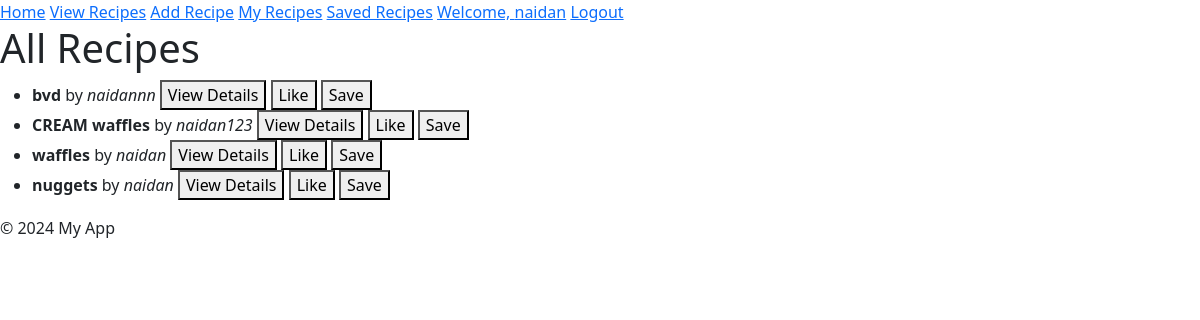
Page /view_recipes (signed in) on the earlier database version.
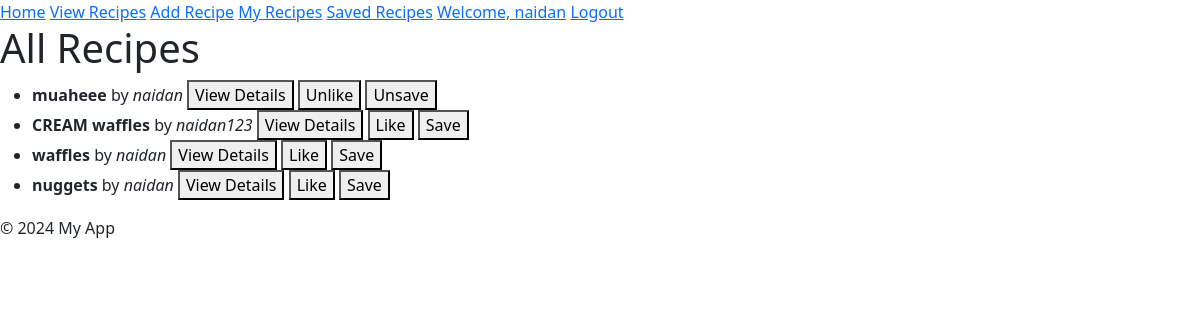
Same page on the later database version.
### app/models.py (models this page shows, shortened)
class User(db.Model,UserMixin):
    __tablename__ = 'users'
    id = db.Column(db.Integer, primary_key=True, autoincrement=True)
    username = db.Column(db.String(50), nullable=False)
    email = db.Column(db.String(100), nullable=False)
    password_hash = db.Column(db.String(255))
    created_at = db.Column(db.DateTime, default=datetime.utcnow)
    recipes = db.relationship('Recipe', back_populates='author', cascade="all, delete-orphan")
    likes = db.relationship('Like', back_populates='user', cascade="all, delete-orphan")
    saved_recipes = db.relationship('SavedRecipe', back_populates='user', cascade="all, delete-orphan")

class Recipe(db.Model):
    __tablename__ = 'recipes'
    id = db.Column(db.Integer, primary_key=True, autoincrement=True)
    user_id = db.Column(db.Integer, db.ForeignKey('users.id'), nullable=False)
    author = db.relationship('User', back_populates='recipes')
    title = db.Column(db.String(100), nullable=False)
    description = db.Column(db.Text, nullable=False)
    ingredients = db.Column(db.Text, nullable=False)
    steps = db.Column(db.Text, nullable=False)
    image_url = db.Column(db.String(255))  # Optional, we can set a default picture if anythign
    created_at = db.Column(db.DateTime, default=datetime.utcnow)
    likes = db.relationship('Like', back_populates='recipe', cascade="all, delete-orphan")
    saved_by = db.relationship('SavedRecipe', back_populates='recipe', cascade="all, delete-orphan")

### app/views.py (the view)
@app.route('/view_recipes')
def view_recipes():
    recipes = Recipe.query.order_by(Recipe.created_at.desc()).all()
    return render_template('view_recipes.html', recipes=recipes)

### app/views.py (called while the page is built)
@login_manager.user_loader
def load_user(user_id):
    return User.query.get(int(user_id))  # Assumes user_id is the primary key of User model

### app/templates/view_recipes.html (shortened to what this page needs)
{% extends 'base.html' %}
{% block content %}
<h1>All Recipes</h1>
<ul>
{% for recipe in recipes %}
    <li>
        <strong>{{ recipe.title }}</strong> by <em>{{ recipe.author.username }}</em>
        <button class="view-details-button" data-recipe-id="{{ recipe.id }}">View Details</button>
        {% if current_user.is_authenticated %}
            {% set user_liked = (recipe.likes|selectattr('user_id','equalto',current_user.id)|list) %}
            {% set user_saved = (recipe.saved_by|selectattr('user_id','equalto',current_user.id)|list) %}
            <button class="like-button" data-recipe-id="{{ recipe.id }}">
                {% if user_liked %}
                    Unlike
                {% else %}
                    Like
                {% endif %}
            </button>
            <button class="save-button" data-recipe-id="{{ recipe.id }}">
                {% if user_saved %}
                    Unsave
                {% else %}
                    Save
                {% endif %}
            </button>
        {% endif %}
    </li>
{% endfor %}
</ul>
{% endblock %}

### app/templates/base.html (shortened to what this page needs)
<!DOCTYPE html>
<html lang="en">
<head>
    <link href="https://cdn.jsdelivr.net/npm/bootstrap@5.1.3/dist/css/bootstrap.min.css" rel="stylesheet">
</head>
<body>
    <header>
        <nav>
            <a href="/">Home</a>
            <a href="/view_recipes">View Recipes</a>
            {% if current_user.is_authenticated %}
                <a href="/add_recipe">Add Recipe</a>
                <a href="/my_recipes">My Recipes</a>
                <a href="/saved_recipes">Saved Recipes</a>
                <a href="#">Welcome, {{ current_user.username }}</a>
                <a href="/logout">Logout</a>
            {% else %}
                <a href="/register">Register</a>
                <a href="/login">Login</a>
            {% endif %}
        </nav>
    </header>
    <main>
        {% block content %}{% endblock %}
    </main>
    <footer>
        <p>&copy; 2024 My App</p>
    </footer>
</body>
</html>

Differences in the rows shown:
removed Recipe: title "bvd", author.username "naidannn", shows "Like", shows "Save"
added Recipe: title "muaheee", author.username "naidan", shows "Unlike", shows "Unsave"
